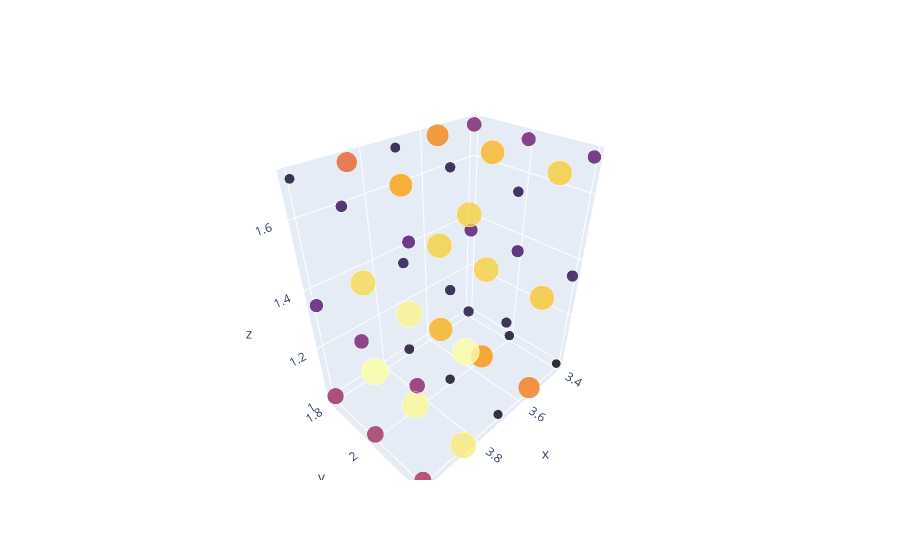

This figure's notebook cell:
### Markdown cell above
## Plot

### Code cell
### import plotly.graph_objects as go
import numpy as np

#size = 1/((quality_mesh.flatten()/np.max(quality_mesh.flatten()))**1)
size = 1/quality_mesh.flatten()**3*10

fig = go.Figure(data=[go.Scatter3d(x=rho_c_mesh.flatten(), 
                                   y=nu_mesh.flatten(), 
                                   z=zeta_mesh.flatten(),
                                   mode='markers',
                                  marker=dict(
                                            size=size,
                                            color=size,          # set color to an array/list of desired values
                                    colorscale='inferno',   # choose a colorscale
                                    opacity=0.8,
                                      
                                ))])
fig.show()

### Figure 1 — Plotly figure (JSON) as saved in the notebook; plotly's stock layout.template omitted (floating-point values rounded to 4 significant figures)
{"data": [{"marker": {"color": [7.395, 9.382, 10.41, 6.766, 8.685, 10.08, 6.254, 8.04, 9.567, 16.61, 17.42, 15.46, 15.88, 17.46, 16.71, 15.16, 17.15, 17.33, 7.082, 7.54, 7.172, 6.815, 7.459, 7.451, 6.562, 7.301, 7.539, 18.85, 17.72, 14.37, 18.62, 18.5, 16.18, 18.25, 18.82, 17.42, 11.5, 9.507, 7.041, 11.85, 10.38, 8.241, 12.03, 11.01, 9.225], "colorscale": [[0, "#000004"], [0.1111, "#1b0c41"], [0.2222, "#4a0c6b"], [0.3333, "#781c6d"], [0.4444, "#a52c60"], [0.5556, "#cf4446"], [0.6667, "#ed6925"], [0.7778, "#fb9b06"], [0.8889, "#f7d13d"], [1, "#fcffa4"]], "opacity": 0.8, "size": [7.395, 9.382, 10.41, 6.766, 8.685, 10.08, 6.254, 8.04, 9.567, 16.61, 17.42, 15.46, 15.88, 17.46, 16.71, 15.16, 17.15, 17.33, 7.082, 7.54, 7.172, 6.815, 7.459, 7.451, 6.562, 7.301, 7.539, 18.85, 17.72, 14.37, 18.62, 18.5, 16.18, 18.25, 18.82, 17.42, 11.5, 9.507, 7.041, 11.85, 10.38, 8.241, 12.03, 11.01, 9.225]}, "mode": "markers", "type": "scatter3d", "x": [3.4, 3.4, 3.4, 3.4, 3.4, 3.4, 3.4, 3.4, 3.4, 3.55, 3.55, 3.55, 3.55, 3.55, 3.55, 3.55, 3.55, 3.55, 3.7, 3.7, 3.7, 3.7, 3.7, 3.7, 3.7, 3.7, 3.7, 3.85, 3.85, 3.85, 3.85, 3.85, 3.85, 3.85, 3.85, 3.85, 4, 4, 4, 4, 4, 4, 4, 4, 4], "y": [1.8, 1.8, 1.8, 2, 2, 2, 2.2, 2.2, 2.2, 1.8, 1.8, 1.8, 2, 2, 2, 2.2, 2.2, 2.2, 1.8, 1.8, 1.8, 2, 2, 2, 2.2, 2.2, 2.2, 1.8, 1.8, 1.8, 2, 2, 2, 2.2, 2.2, 2.2, 1.8, 1.8, 1.8, 2, 2, 2, 2.2, 2.2, 2.2], "z": [1, 1.35, 1.7, 1, 1.35, 1.7, 1, 1.35, 1.7, 1, 1.35, 1.7, 1, 1.35, 1.7, 1, 1.35, 1.7, 1, 1.35, 1.7, 1, 1.35, 1.7, 1, 1.35, 1.7, 1, 1.35, 1.7, 1, 1.35, 1.7, 1, 1.35, 1.7, 1, 1.35, 1.7, 1, 1.35, 1.7, 1, 1.35, 1.7]}], "layout": {}}
